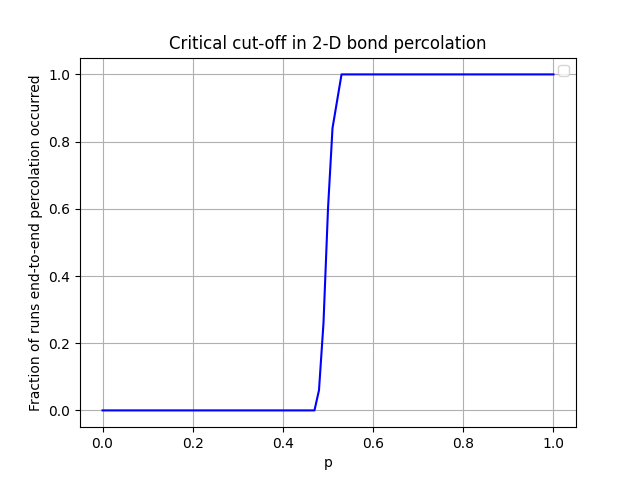

The Python source for this figure:
# importing libraries
import matplotlib.pyplot as plt
import networkx as nx
import random
import numpy as np

class Lattice:
    # initialising all nodes and edges along with colour
    def __init__(self, n = 10):
        self.n = n
        self.graph = nx.grid_2d_graph(n, n)
        self.nodePos = {} 
        self.edgeList = []
        for x, y in self.graph.nodes():
            self.nodePos[(x, y)] = (x, y)
    
    # showing the graph and saving the figure
    def show(self):
        nx.draw_networkx_nodes(G=self.graph, pos=self.nodePos, node_size=1)
        nx.draw_networkx_edges(G=self.graph, pos=self.nodePos, edgelist=self.edgeList, edge_color=self.edge_colors)
        plt.savefig("q6.png")
        plt.show()

    # making edges with given probabilities
    def percolate(self, prob = 0.2):
        # for all y we are checking if horizontal lines are made
        for y in range(self.n):
            for x in range(self.n - 1):
                rand = random.random()
                if(rand < prob):
                    self.edgeList.append(((x,y),(x+1,y)))
                    self.edgeList.append(((x+1,y),(x,y)))
        # lines vertical
        for x in range(self.n):
            for y in range(self.n - 1):
                rand = random.random()
                if(rand < prob):
                    self.edgeList.append(((x,y),(x,y+1)))
                    self.edgeList.append(((x,y+1),(x,y)))
        # adjacency list of lattice
        map_edges = {}
        for edge in self.edgeList:
            if(edge[1] in map_edges.keys()):
                map_edges[edge[1]].add(edge[0])
            else:
                map_edges[edge[1]]=set()
                map_edges[edge[1]].add(edge[0])
            if(edge[0] in map_edges.keys()):
                map_edges[edge[0]].add(edge[1])
            else:
                map_edges[edge[0]]=set()
                map_edges[edge[0]].add(edge[1])
        self.edge = map_edges
        # converting the values in list form
        for key in self.edge.keys():
            self.edge[key] = list(self.edge[key])

    # checking if a path exists from top to bottom
    def existsTopDownPath(self):
        visited = set()
        queue = []
        # for each x taking nodes at once
        for x in range(self.n):
            queue.append((x, self.n - 1))
            visited.add((x, self.n - 1))
        # taking them as starting nodes doing bfs
        while(queue):
            m = queue.pop(0)
            visited.add(m)
            if m in self.edge.keys():
                for ele in self.edge[m]:
                    if(ele not in visited):
                        visited.add(ele)
                        queue.append(ele)
                # if we reached bottom then we stop
                if(m[1] == 0):
                    break
        # checking if we reached
        for items in visited:
            if(items[1] == 0):
                return True
        return False


# creating a function to display g
def graph():
    xvalues = []
    yvalues = []
    # for all probabilities
    probs = np.arange(0,1.01,0.01)
    for prob in probs:
        print(prob)
        xvalues.append(prob)
        yval = 0
        # for these iteration averaging the values
        for it in range(0,50,1):
            # creating lattice for verification
            l = Lattice(100)
            l.percolate(prob)
            if(l.existsTopDownPath()):
                yval += 1
        yvalues.append(yval/50)
    # plotting the graph
    plt.plot(xvalues, yvalues, c="blue")
    plt.xlabel("p")
    plt.ylabel("Fraction of runs end-to-end percolation occurred")
    plt.title("Critical cut-off in 2-D bond percolation")
    plt.legend()
    plt.grid(True)
    # saving the graph
    plt.savefig("q6.png")
    plt.show()


# test inn
graph()